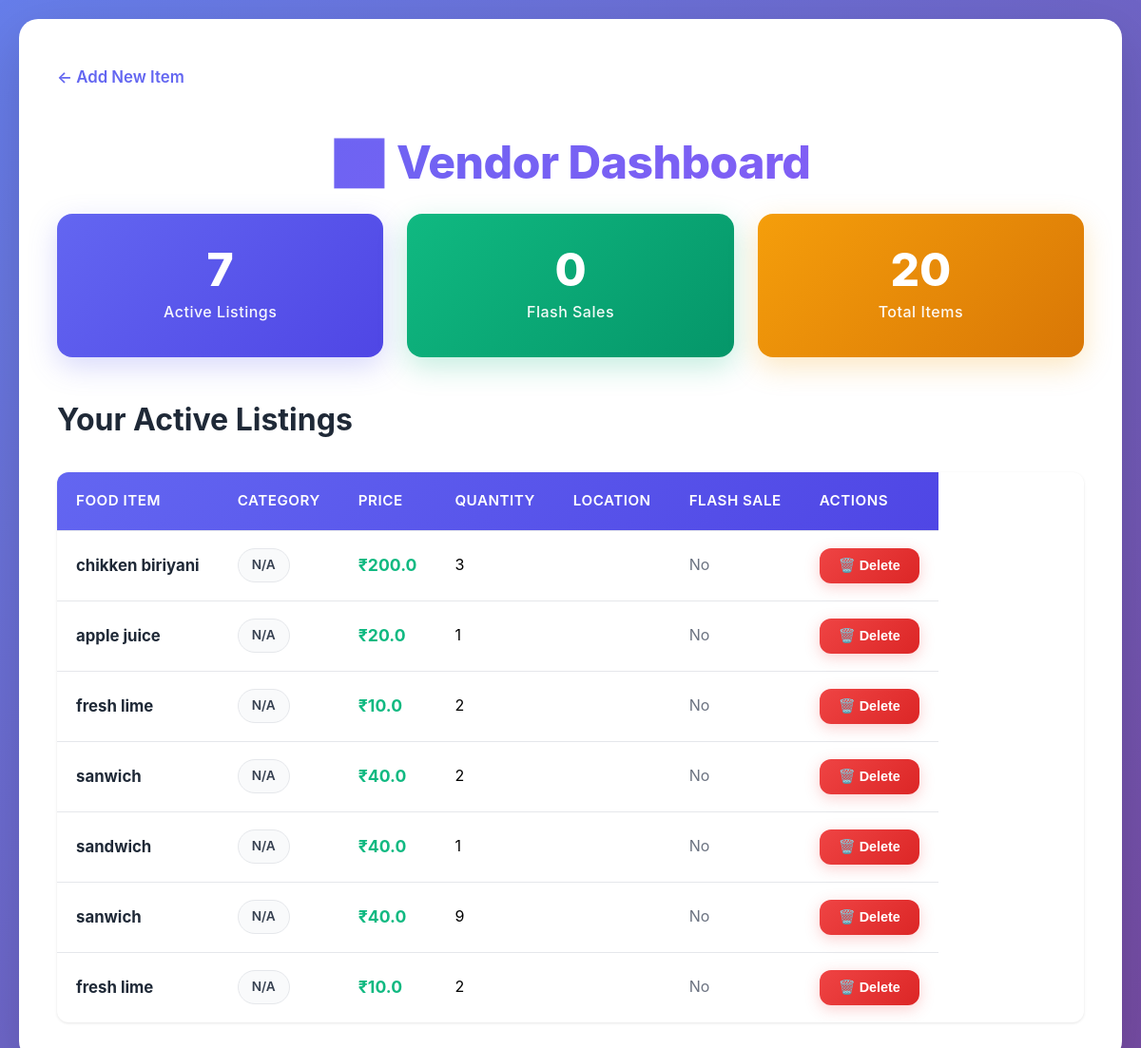
Screenshot of /vendor/dashboard with the database file from the repository.
### tables this page shows
CREATE TABLE food (
                id INTEGER PRIMARY KEY AUTOINCREMENT,
                restaurant_id INTEGER,
                name TEXT NOT NULL,
                discounted_price REAL NOT NULL,
                quantity INTEGER DEFAULT 1,
                status TEXT NOT NULL DEFAULT 'available',
                created_at TIMESTAMP DEFAULT CURRENT_TIMESTAMP,
                FOREIGN KEY(restaurant_id) REFERENCES restaurants(id)
            );

### Mini Project/app.py (the view)
@app.route('/vendor/dashboard')
def vendor_dashboard():
    conn = get_db_connection()
    food_items = conn.execute(
        "SELECT * FROM food WHERE status='available' ORDER BY created_at DESC"
    ).fetchall()
    conn.close()
    return render_template('vendor_dashboard.html', food_items=food_items)

### Mini Project/app.py (called while the page is built)
def get_db_connection():
    db_path = os.path.join(os.path.dirname(__file__), 'database.db')
    conn = sqlite3.connect(db_path)
    conn.row_factory = sqlite3.Row
    return conn

### Mini Project/templates/vendor_dashboard.html (shortened to what this page needs)
<!DOCTYPE html>
<html lang="en">
<head>
    <link rel="stylesheet" href="{{ url_for('static', filename='css/style.css') }}">
    <link rel="stylesheet" href="{{ url_for('static', filename='css/vendor_dashboard.css') }}">
</head>
<body>
    <div class="container">
        <a href="/vendor" class="back-link">← Add New Item</a>
        <h1>📊 Vendor Dashboard</h1>
        <div class="stats-grid">
            <div class="stat-card">
                <div class="stat-value">{{ food_items|length }}</div>
                <div class="stat-label">Active Listings</div>
            </div>
            <div class="stat-card stat-card-green">
                <div class="stat-value">
                    {% set flash_count = food_items|selectattr('flash_sale', 'equalto', 1)|list|length %}
                    {{ flash_count }}
                </div>
                <div class="stat-label">Flash Sales</div>
            </div>
            <div class="stat-card stat-card-orange">
                <div class="stat-value">
                    {% set total_items = food_items|sum(attribute='quantity') %}
                    {{ total_items }}
                </div>
                <div class="stat-label">Total Items</div>
            </div>
        </div>
        <h2>Your Active Listings</h2>
        {% if food_items|length == 0 %}
        <div class="empty-state">
            <p class="empty-state-text">No active listings yet</p>
            <a href="/vendor" class="btn btn-empty-state">
                Add Your First Item
            </a>
        </div>
        {% else %}
        <table class="dashboard-table">
            <thead>
                <tr>
                    <th>Food Item</th>
                    <th>Category</th>
                    <th>Price</th>
                    <th>Quantity</th>
                    <th>Location</th>
                    <th>Flash Sale</th>
                    <th>Actions</th>
                </tr>
            </thead>
            <tbody>
                {% for item in food_items %}
                <tr>
                    <td>
                        <strong>{{ item['name'] }}</strong>
                    </td>
                    <td>
                        <span class="category-badge">{{ item['category'] or 'N/A' }}</span>
                    </td>
                    <td>
                        <span class="discounted-price">₹{{ item['discounted_price'] }}</span>
                    </td>
                    <td>{{ item['quantity'] }}</td>
                    <td>{{ item['location'] }}</td>
                    <td>
                        {% if item['flash_sale'] == 1 %}
                        <span class="flash-sale-yes">⚡ Yes</span>
                        {% else %}
                        <span class="flash-sale-no">No</span>
                        {% endif %}
                    </td>
                    <td>
                        <form method="POST" action="/vendor/delete/{{ item['id'] }}" class="delete-form">
                            <button type="submit" class="btn btn-danger btn-small"
                                    onclick="return confirm('Are you sure you want to delete this item?')">
                                🗑️ Delete
                            </button>
                        </form>
                    </td>
                </tr>
                {% endfor %}
            </tbody>
        </table>
        {% endif %}
    </div>
</body>
</html>

### Mini Project/static/css/style.css (style rules this page uses)
* { margin: 0; padding: 0; box-sizing: border-box; }
:root { --primary: #6366f1; --primary-dark: #4f46e5; --secondary: #8b5cf6; --success: #10b981; --danger: #ef4444; --warning: #f59e0b; --dark: #1f2937; --light-gray: #f9fafb; --border: #e5e7eb; --text: #374151; --text-light: #6b7280; }
body { font-family: 'Inter', -apple-system, BlinkMacSystemFont, 'Segoe UI', 'Roboto', sans-serif; background: linear-gradient(135deg, #667eea 0%, #764ba2 100%); min-height: 100vh; padding: 20px; line-height: 1.6; }
.container { max-width: 1400px; margin: 0 auto; padding: 40px; background: white; border-radius: 20px; box-shadow: 0 20px 60px rgba(0,0,0,0.15); }
h1, h2, h3 { color: var(--dark); margin-bottom: 20px; font-weight: 700; }
h1 { font-size: 3em; font-weight: 800; text-align: center; background: linear-gradient(135deg, var(--primary) 0%, var(--secondary) 100%); -webkit-background-clip: text; -webkit-text-fill-color: transparent; background-clip: text; margin-bottom: 15px; letter-spacing: -0.5px; }
h2 { font-size: 2em; color: var(--dark); }
form { margin: 30px 0; }
button, .btn { padding: 14px 32px; background: linear-gradient(135deg, var(--success) 0%, #059669 100%); color: white; border: none; border-radius: 12px; cursor: pointer; font-size: 1.05em; font-weight: 600; transition: all 0.3s cubic-bezier(0.4, 0, 0.2, 1); box-shadow: 0 4px 15px rgba(16, 185, 129, 0.25); display: inline-block; text-decoration: none; }
.btn-danger { background: linear-gradient(135deg, var(--danger) 0%, #dc2626 100%); box-shadow: 0 4px 15px rgba(239, 68, 68, 0.25); }
.btn-small { padding: 10px 20px; font-size: 0.9em; }
.back-link { display: inline-flex; align-items: center; text-decoration: none; color: var(--primary); font-weight: 600; margin-bottom: 30px; transition: all 0.3s ease; padding: 8px 0; }
.stats-grid { display: grid; grid-template-columns: repeat(auto-fit, minmax(250px, 1fr)); gap: 25px; margin-bottom: 40px; }
.stat-card { background: linear-gradient(135deg, var(--primary) 0%, var(--primary-dark) 100%); color: white; padding: 35px; border-radius: 16px; text-align: center; box-shadow: 0 10px 30px rgba(99, 102, 241, 0.25); transition: transform 0.3s ease; }
.stat-card-green { background: linear-gradient(135deg, var(--success) 0%, #059669 100%); box-shadow: 0 10px 30px rgba(16, 185, 129, 0.25); }
.stat-card-orange { background: linear-gradient(135deg, var(--warning) 0%, #d97706 100%); box-shadow: 0 10px 30px rgba(245, 158, 11, 0.25); }
.stat-value { font-size: 3em; font-weight: 800; margin-bottom: 8px; line-height: 1; }
.stat-label { font-size: 1em; opacity: 0.95; font-weight: 500; letter-spacing: 0.5px; }
.dashboard-table { width: 100%; border-collapse: separate; border-spacing: 0; margin-top: 25px; background: white; border-radius: 12px; overflow: hidden; box-shadow: 0 1px 3px rgba(0,0,0,0.1); }
.dashboard-table th, .dashboard-table td { padding: 18px 20px; text-align: left; border-bottom: 1px solid var(--border); }
.dashboard-table thead tr { background: linear-gradient(135deg, var(--primary) 0%, var(--primary-dark) 100%); }
.dashboard-table th { color: white; font-weight: 600; font-size: 0.95em; letter-spacing: 0.5px; text-transform: uppercase; }
.dashboard-table tbody tr { transition: all 0.2s ease; }
.dashboard-table tbody tr:last-child td { border-bottom: none; }
.discounted-price { color: var(--success); font-weight: 700; font-size: 1.1em; }
.flash-sale-no { color: var(--text-light); }
.delete-form { display: inline; }
.category-badge { display: inline-block; padding: 6px 14px; background: var(--light-gray); color: var(--text); border-radius: 20px; font-size: 0.85em; font-weight: 600; border: 1px solid var(--border); }

### rows the page displays
food: name "chikken biriyani", item "N/A", discounted_price "200.0", quantity "3"
food: name "apple juice", item "N/A", discounted_price "20.0", quantity "1"
food: name "fresh lime", item "N/A", discounted_price "10.0", quantity "2"
food: name "sanwich", item "N/A", discounted_price "40.0", quantity "2"
food: name "sandwich", item "N/A", discounted_price "40.0", quantity "1"
food: name "sanwich", item "N/A", discounted_price "40.0", quantity "9"
food: name "fresh lime", item "N/A", discounted_price "10.0", quantity "2"

### other values shown
{{ food_items|length }} "7"
{{ flash_count }} "0"
{{ total_items }} "20"
